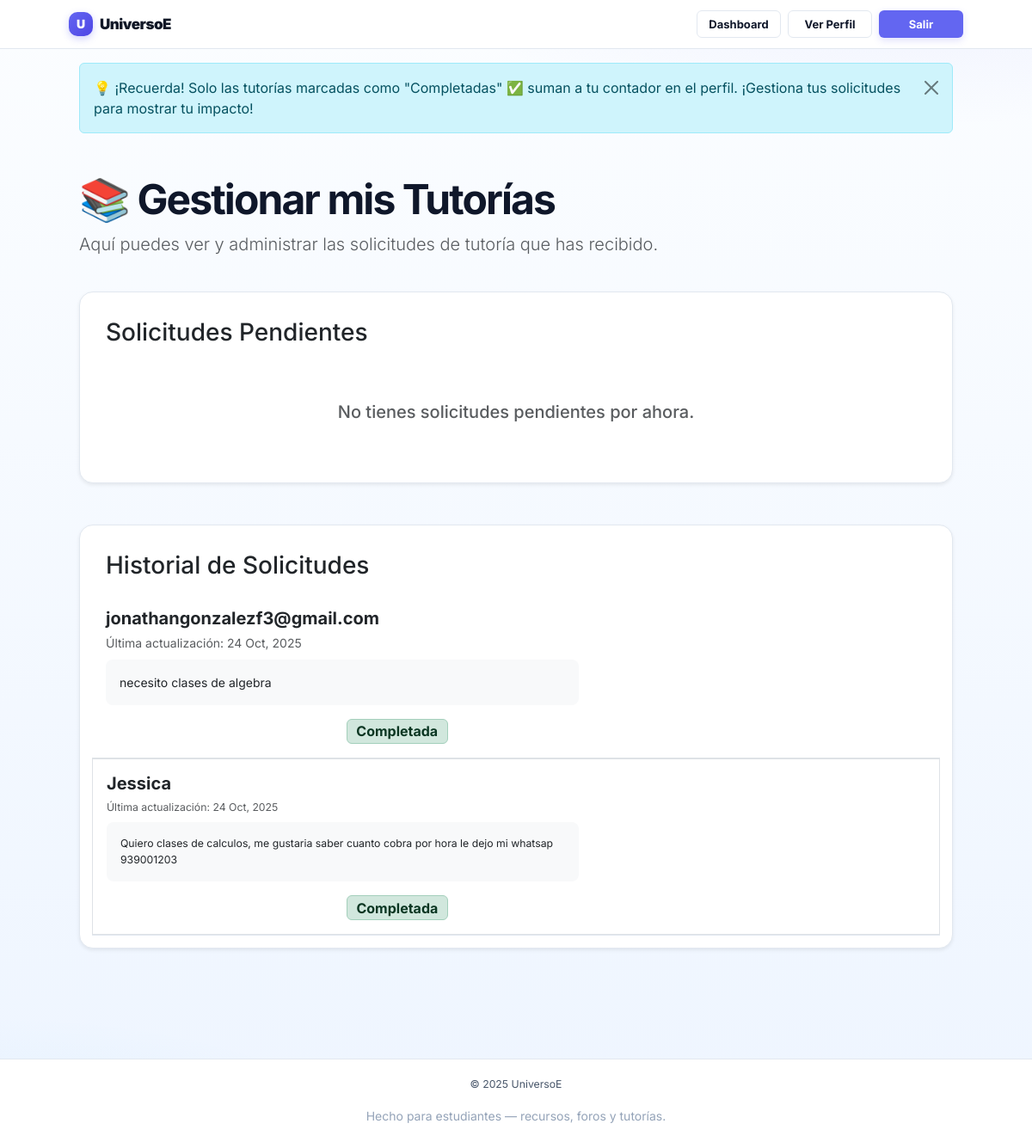
Page /dashboard/tutorias/ (signed in) on the committed database.
### core/models.py (models this page shows, shortened)
class TutoringRequest(models.Model):
    STATUS_CHOICES = [('pending', 'Pendiente'), ('accepted', 'Aceptada'), ('rejected', 'Rechazada'), ('completed', 'Completada')]
    student = models.ForeignKey(User, on_delete=models.CASCADE, related_name='sent_tutoring_requests')
    tutor = models.ForeignKey(User, on_delete=models.CASCADE, related_name='received_tutoring_requests')
    subject = models.ForeignKey(
        Ramo,
        on_delete=models.SET_NULL,
        null=True,
        blank=True
    )
    message = models.TextField()
    status = models.CharField(max_length=10, choices=STATUS_CHOICES, default='pending')
    created_at = models.DateTimeField(auto_now_add=True)
    updated_at = models.DateTimeField(auto_now=True)
    class Meta:
        ordering = ['-created_at']

### core/views.py (the view, shortened to what this page needs)
# urls.py: path("dashboard/tutorias/", views.manage_tutoring_requests, name="manage_tutoring_requests"),
@login_required
def manage_tutoring_requests(request):
    messages.info(request, '💡 ¡Recuerda! Solo las tutorías marcadas como "Completadas" ✅ suman a tu contador en el perfil. ¡Gestiona tus solicitudes para mostrar tu impacto!')
    pending_requests = TutoringRequest.objects.filter(
        tutor=request.user,
        status='pending'
    ).select_related('student').order_by('created_at')
    other_requests = TutoringRequest.objects.filter(
        tutor=request.user
    ).exclude(
        status='pending'
    ).select_related('student').order_by('-updated_at')
    context = {
        'pending_requests': pending_requests,
        'other_requests': other_requests
    }
    return render(request, 'tutors/manage_requests.html', context)

### templates/tutors/manage_requests.html (shortened to what this page needs)
{% extends 'base.html' %}
{% load static %}
{% load crispy_forms_tags %}
{% block content %}
<div class="container my-5">
    <div class="row mb-4 align-items-center">
        <div class="col">
            <h1 class="fw-bold display-5">📚 Gestionar mis Tutorías</h1>
            <p class="lead text-muted">Aquí puedes ver y administrar las solicitudes de tutoría que has recibido.</p>
        </div>
    </div>
    <div class="card shadow-sm mb-5">
        <div class="card-header bg-white border-0 py-3">
            <h3 class="mb-0">Solicitudes Pendientes</h3>
        </div>
        <div class="list-group list-group-flush">
            {% for req in pending_requests %}
                <div class="list-group-item p-3">
                    <div class="row align-items-center g-3">
                        <div class="col-md-7">
                            <h5 class="fw-bold mb-1">
                                {{ req.student.first_name|default:req.student.username }}
                            </h5>
                            <p class="text-muted mb-2">
                                <small>Enviada el {{ req.created_at|date:"d M, Y \a \l\a\s H:i" }}</small>
                            </p>
                            <p class="bg-light p-3 rounded-3 mb-0">
                                {{ req.message|linebreaksbr }}
                            </p>
                        </div>
                        <div class="col-md-5 text-md-end">
                            <form method="POST" class="d-flex gap-2 justify-content-md-end">
                                {% csrf_token %}
                                <input type="hidden" name="request_id" value="{{ req.id }}">
                                <button type="submit" name="new_status" value="accepted" class="btn btn-success">
                                    Aceptar
                                </button>
                                <button type="submit" name="new_status" value="rejected" class="btn btn-danger">
                                    Rechazar
                                </button>
                            </form>
                        </div>
                    </div>
                </div>
            {% empty %}
                <div class="list-group-item p-5 text-center">
                    <h5 class="text-muted">No tienes solicitudes pendientes por ahora.</h5>
                </div>
            {% endfor %}
        </div>
    </div>
    <div class="card shadow-sm">
        <div class="card-header bg-white border-0 py-3">
            <h3 class="mb-0">Historial de Solicitudes</h3>
        </div>
        <div class="list-group list-group-flush">
            {% for req in other_requests %}
                <div class="list-group-item p-3">
                    <div class="row align-items-center g-3">
                        <div class="col-md-7">
                            <h5 class="fw-bold mb-1">
                                {{ req.student.first_name|default:req.student.username }}
                            </h5>
                            <p class="text-muted mb-2">
                                <small>Última actualización: {{ req.updated_at|date:"d M, Y" }}</Ssmall>
                            </p>
                            <p class="bg-light p-3 rounded-3 mb-0">
                                {{ req.message|linebreaksbr }}
                            </p>
                        </div>
                        <div class="col-md-5 text-md-end">
                            {% if req.status == 'accepted' %}
                                <form method="POST">
                                    {% csrf_token %}
                                    <input type="hidden" name="request_id" value="{{ req.id }}">
                                    <button type="submit" name="new_status" value="completed" class="btn btn-primary">
                                        Marcar como Completada ✅
                                    </button>
                                </form>
                            {% elif req.status == 'completed' %}
                                <span class="badge fs-6 bg-success-subtle text-success-emphasis border border-success-subtle">
                                    Completada
                                </span>
                            {% elif req.status == 'rejected' %}
                                <span class="badge fs-6 bg-danger-subtle text-danger-emphasis border border-danger-subtle">
                                    Rechazada
                                </span>
                            {% endif %}
                        </div>
                    </div>
                </div>
            {% empty %}
                <div class="list-group-item p-5 text-center">
                    <h5 class="text-muted">Aún no tienes un historial de solicitudes.</h5>
                </div>
            {% endfor %}
        </div>
    </div>
</div>
{% endblock %}

### static/styles.css (style rules this page uses)
:root { --bg-0: #fbfdff; --bg-1: #eef5ff; --surface: #ffffff; --ink: #0f172a; --muted: #64748b; --brand: #111827; --accent: #6366f1; --accent-700: #4f46e5; --accent-50: #eef2ff; --success: #10b981; --danger: #ef4444; --border: #e2e8f0; --radius-lg: 16px; --radius-md: 10px; --radius-sm: 6px; --shadow-sm: 0 2px 4px rgba(15,23,42,.04); --shadow-md: 0 8px 24px rgba(15,23,42,.08); --shadow-lg: 0 20px 50px rgba(15,23,42,.15); --content-max: 1080px; --gutter: 20px; }
*, *::before, *::after { box-sizing: border-box; }
html,body { height: 100%; }
body { margin: 0; color: var(--ink); background: radial-gradient(1000px 400px at 90% -10%, rgba(99,102,241,.12), transparent 70%), radial-gradient(800px 400px at 0% 110%, rgba(14,165,233,.10), transparent 70%), linear-gradient(180deg, var(--bg-0), var(--bg-1)); font-family: Inter, system-ui, -apple-system, Segoe UI, Roboto, Arial, sans-serif; line-height: 1.5; -webkit-font-smoothing: antialiased; -moz-osx-font-smoothing: grayscale; }
h1,h2,h3 { margin: 0 0 8px; line-height: 1.2; }
h1 { font-weight: 900; letter-spacing: -0.04em; }
p { margin: 0 0 16px; }
:root { --nav-item-h: 32px; --nav-pad-x: 12px; --nav-radius: 6px; }
.card { background: #fff; border: 1px solid var(--border); border-radius: 16px; box-shadow: var(--shadow-sm); padding: 14px; }

### rows in the picture
TutoringRequest: student.first_name "jonathangonzalezf3@gmail.com", updated_at "24 Oct, 2025", message "necesito clases de algebra", status "Completada"
TutoringRequest: student.first_name "Jessica", updated_at "24 Oct, 2025", message "Quiero clases de calculos, me gustaria saber cuanto cobra por hora le dejo mi whatsap 939001203", status "Completada"

### other values in the picture
{{ message }} "💡 ¡Recuerda! Solo las tutorías marcadas como \"Completadas\" ✅ suman a tu contador en el perfil. ¡Gestiona tus solicitudes para mostrar tu impacto!"
